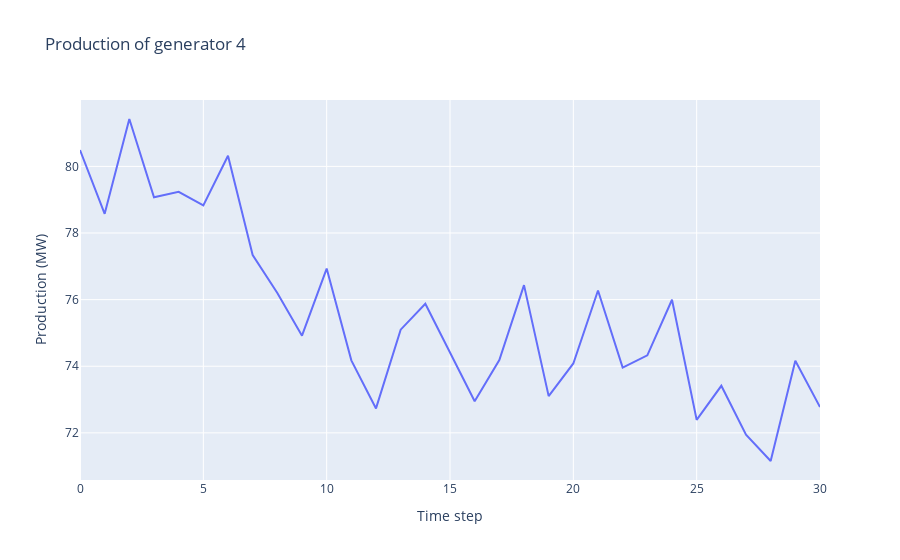

Notebook source saved alongside this figure:
### Markdown cell above
We may also want to plot the power generated by generator 3 (it represents a solar energy source) :

### Code cell
gen_id = 2
# extract the data
val_lgen3 = np.zeros(len(this_episode.observations))
for i, obs in enumerate(this_episode.observations):
    dict_ = obs.state_of(gen_id=gen_id) # which effect has this action action on the substation with id 1
    # other objects are: load_id, gen_id, line_id or substation_id
    # see the documentation for more information.
    val_lgen3[i] = dict_['p']

# plot it
fig = go.Figure(data=[go.Scatter(x=[i for i in range(len(val_lgen3))],
                                 y=val_lgen3)])
fig.update_layout(title="Production of generator {}".format(gen_id),
                 xaxis_title="Time step",
                 yaxis_title="Production (MW)")
fig.show()

### Figure 1 — Plotly figure (JSON) as saved in the notebook; plotly's stock layout.template omitted (floating-point values rounded to 4 significant figures)
{"data": [{"type": "scatter", "x": [0, 1, 2, 3, 4, 5, 6, 7, 8, 9, 10, 11, 12, 13, 14, 15, 16, 17, 18, 19, 20, 21, 22, 23, 24, 25, 26, 27, 28, 29, 30], "y": [80.49, 78.57, 81.42, 79.07, 79.24, 78.83, 80.32, 77.34, 76.2, 74.92, 76.93, 74.18, 72.73, 75.1, 75.88, 74.4, 72.95, 74.19, 76.44, 73.1, 74.08, 76.27, 73.96, 74.33, 76.0, 72.39, 73.41, 71.94, 71.15, 74.16, 72.77]}], "layout": {"title": {"text": "Production of generator 4"}, "xaxis": {"title": {"text": "Time step"}}, "yaxis": {"title": {"text": "Production (MW)"}}}}
